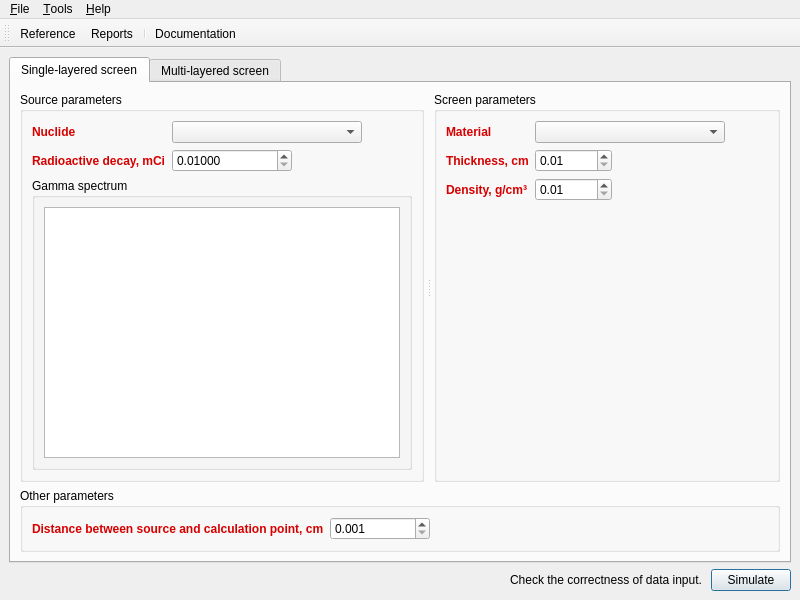
<?xml version="1.0" encoding="UTF-8"?>
<ui version="4.0">
 <class>RadianceMainWindow</class>
 <widget class="QMainWindow" name="RadianceMainWindow">
  <property name="geometry">
   <rect>
    <x>0</x>
    <y>0</y>
    <width>800</width>
    <height>600</height>
   </rect>
  </property>
  <property name="minimumSize">
   <size>
    <width>640</width>
    <height>600</height>
   </size>
  </property>
  <property name="windowTitle">
   <string>Radiance</string>
  </property>
  <property name="windowIcon">
   <iconset resource="../../resources/radiance.qrc">
    <normaloff>:/Radiance/icons/shield.png</normaloff>:/Radiance/icons/shield.png</iconset>
  </property>
  <property name="unifiedTitleAndToolBarOnMac">
   <bool>false</bool>
  </property>
  <widget class="QWidget" name="centralwidget">
   <layout class="QVBoxLayout" name="verticalLayout_5">
    <item>
     <widget class="QTabWidget" name="tabWidget">
      <property name="enabled">
       <bool>true</bool>
      </property>
      <property name="currentIndex">
       <number>0</number>
      </property>
      <widget class="QWidget" name="tab_1">
       <property name="font">
        <font>
         <weight>50</weight>
         <bold>false</bold>
        </font>
       </property>
       <attribute name="icon">
        <iconset resource="../../resources/radiance.qrc">
         <normaloff>:/Radiance/icons/shape_square.png</normaloff>:/Radiance/icons/shape_square.png</iconset>
       </attribute>
       <attribute name="title">
        <string>Single-layered screen</string>
       </attribute>
       <layout class="QVBoxLayout" name="verticalLayout">
        <item>
         <widget class="QSplitter" name="splitter">
          <property name="orientation">
           <enum>Qt::Horizontal</enum>
          </property>
          <property name="handleWidth">
           <number>10</number>
          </property>
          <widget class="QGroupBox" name="groupBox_2">
           <property name="title">
            <string>Source parameters</string>
           </property>
           <layout class="QVBoxLayout" name="verticalLayout_10">
            <item>
             <layout class="QFormLayout" name="formLayout_2">
              <property name="fieldGrowthPolicy">
               <enum>QFormLayout::FieldsStayAtSizeHint</enum>
              </property>
              <item row="0" column="0">
               <widget class="QLabel" name="label_4">
                <property name="styleSheet">
                 <string notr="true">* {
	color: rgb(215, 0, 0);
	font-weight: bold;
}</string>
                </property>
                <property name="text">
                 <string>Nuclide</string>
                </property>
               </widget>
              </item>
              <item row="0" column="1">
               <widget class="QComboBox" name="nuclideComboBoxPage1">
                <property name="maxVisibleItems">
                 <number>25</number>
                </property>
                <property name="minimumContentsLength">
                 <number>20</number>
                </property>
               </widget>
              </item>
              <item row="1" column="0">
               <widget class="QLabel" name="label_5">
                <property name="styleSheet">
                 <string notr="true">* {
	color: rgb(215, 0, 0);
	font-weight: bold;
}</string>
                </property>
                <property name="text">
                 <string>Radioactive decay, mCi</string>
                </property>
               </widget>
              </item>
              <item row="1" column="1">
               <widget class="QDoubleSpinBox" name="radioactiveDecayDoubleSpinBoxPage1">
                <property name="sizePolicy">
                 <sizepolicy hsizetype="Preferred" vsizetype="Fixed">
                  <horstretch>0</horstretch>
                  <verstretch>0</verstretch>
                 </sizepolicy>
                </property>
                <property name="minimumSize">
                 <size>
                  <width>120</width>
                  <height>0</height>
                 </size>
                </property>
                <property name="decimals">
                 <number>5</number>
                </property>
                <property name="minimum">
                 <double>0.010000000000000</double>
                </property>
                <property name="maximum">
                 <double>999999999.999989986419678</double>
                </property>
               </widget>
              </item>
             </layout>
            </item>
            <item>
             <widget class="QGroupBox" name="groupBox_7">
              <property name="title">
               <string>Gamma spectrum</string>
              </property>
              <layout class="QVBoxLayout" name="verticalLayout_4">
               <item>
                <widget class="QTableView" name="gammaSpectrumTableViewPage1">
                 <property name="editTriggers">
                  <set>QAbstractItemView::NoEditTriggers</set>
                 </property>
                 <property name="tabKeyNavigation">
                  <bool>false</bool>
                 </property>
                 <property name="alternatingRowColors">
                  <bool>true</bool>
                 </property>
                 <property name="selectionMode">
                  <enum>QAbstractItemView::NoSelection</enum>
                 </property>
                 <property name="cornerButtonEnabled">
                  <bool>false</bool>
                 </property>
                </widget>
               </item>
              </layout>
             </widget>
            </item>
           </layout>
          </widget>
          <widget class="QGroupBox" name="groupBox">
           <property name="title">
            <string>Screen parameters</string>
           </property>
           <layout class="QVBoxLayout" name="verticalLayout_2">
            <item>
             <layout class="QFormLayout" name="formLayout">
              <property name="fieldGrowthPolicy">
               <enum>QFormLayout::FieldsStayAtSizeHint</enum>
              </property>
              <item row="0" column="0">
               <widget class="QLabel" name="label">
                <property name="styleSheet">
                 <string notr="true">* {
	color: rgb(215, 0, 0);
	font-weight: bold;
}</string>
                </property>
                <property name="text">
                 <string>Material</string>
                </property>
               </widget>
              </item>
              <item row="0" column="1">
               <widget class="QComboBox" name="materialComboBox">
                <property name="maxVisibleItems">
                 <number>10</number>
                </property>
                <property name="minimumContentsLength">
                 <number>20</number>
                </property>
               </widget>
              </item>
              <item row="1" column="0">
               <widget class="QLabel" name="label_2">
                <property name="styleSheet">
                 <string notr="true">* {
	color: rgb(215, 0, 0);
	font-weight: bold;
}</string>
                </property>
                <property name="text">
                 <string>Thickness, cm</string>
                </property>
               </widget>
              </item>
              <item row="1" column="1">
               <widget class="QDoubleSpinBox" name="materialThicknessDoubleSpinBox">
                <property name="sizePolicy">
                 <sizepolicy hsizetype="Preferred" vsizetype="Fixed">
                  <horstretch>0</horstretch>
                  <verstretch>0</verstretch>
                 </sizepolicy>
                </property>
                <property name="minimumSize">
                 <size>
                  <width>75</width>
                  <height>0</height>
                 </size>
                </property>
                <property name="minimum">
                 <double>0.010000000000000</double>
                </property>
                <property name="maximum">
                 <double>99999.990000000005239</double>
                </property>
               </widget>
              </item>
              <item row="2" column="0">
               <widget class="QLabel" name="label_3">
                <property name="styleSheet">
                 <string notr="true">* {
	color: rgb(215, 0, 0);
	font-weight: bold;
}</string>
                </property>
                <property name="text">
                 <string>Density, g/cm³</string>
                </property>
               </widget>
              </item>
              <item row="2" column="1">
               <widget class="QDoubleSpinBox" name="materialDensityDoubleSpinBox">
                <property name="sizePolicy">
                 <sizepolicy hsizetype="Preferred" vsizetype="Fixed">
                  <horstretch>0</horstretch>
                  <verstretch>0</verstretch>
                 </sizepolicy>
                </property>
                <property name="minimumSize">
                 <size>
                  <width>75</width>
                  <height>0</height>
                 </size>
                </property>
                <property name="minimum">
                 <double>0.010000000000000</double>
                </property>
                <property name="maximum">
                 <double>99999.990000000005239</double>
                </property>
               </widget>
              </item>
             </layout>
            </item>
           </layout>
          </widget>
         </widget>
        </item>
        <item>
         <widget class="QGroupBox" name="groupBox_3">
          <property name="sizePolicy">
           <sizepolicy hsizetype="Preferred" vsizetype="Maximum">
            <horstretch>0</horstretch>
            <verstretch>0</verstretch>
           </sizepolicy>
          </property>
          <property name="title">
           <string>Other parameters</string>
          </property>
          <layout class="QVBoxLayout" name="verticalLayout_3">
           <item>
            <layout class="QFormLayout" name="formLayout_3">
             <property name="fieldGrowthPolicy">
              <enum>QFormLayout::AllNonFixedFieldsGrow</enum>
             </property>
             <item row="0" column="0">
              <widget class="QLabel" name="distanceLabel">
               <property name="styleSheet">
                <string notr="true">* {
	color: rgb(215, 0, 0);
	font-weight: bold;
}</string>
               </property>
               <property name="text">
                <string>Distance between source and calculation point, cm</string>
               </property>
               <property name="wordWrap">
                <bool>false</bool>
               </property>
              </widget>
             </item>
             <item row="0" column="1">
              <widget class="QDoubleSpinBox" name="distanceDoubleSpinBoxPage1">
               <property name="sizePolicy">
                <sizepolicy hsizetype="Maximum" vsizetype="Fixed">
                 <horstretch>0</horstretch>
                 <verstretch>0</verstretch>
                </sizepolicy>
               </property>
               <property name="minimumSize">
                <size>
                 <width>100</width>
                 <height>0</height>
                </size>
               </property>
               <property name="decimals">
                <number>3</number>
               </property>
               <property name="minimum">
                <double>0.001000000000000</double>
               </property>
               <property name="maximum">
                <double>999999.998999999952503</double>
               </property>
              </widget>
             </item>
            </layout>
           </item>
          </layout>
         </widget>
        </item>
       </layout>
      </widget>
      <widget class="QWidget" name="tab_2">
       <property name="enabled">
        <bool>true</bool>
       </property>
       <attribute name="icon">
        <iconset resource="../../resources/radiance.qrc">
         <normaloff>:/Radiance/icons/layers.png</normaloff>:/Radiance/icons/layers.png</iconset>
       </attribute>
       <attribute name="title">
        <string>Multi-layered screen</string>
       </attribute>
       <layout class="QVBoxLayout" name="verticalLayout_9">
        <item>
         <widget class="QSplitter" name="splitter_2">
          <property name="orientation">
           <enum>Qt::Horizontal</enum>
          </property>
          <property name="handleWidth">
           <number>10</number>
          </property>
          <widget class="QGroupBox" name="groupBox_4">
           <property name="title">
            <string>Source parameters</string>
           </property>
           <layout class="QVBoxLayout" name="verticalLayout_11">
            <item>
             <layout class="QFormLayout" name="formLayout_4">
              <property name="fieldGrowthPolicy">
               <enum>QFormLayout::FieldsStayAtSizeHint</enum>
              </property>
              <item row="0" column="0">
               <widget class="QLabel" name="label_6">
                <property name="font">
                 <font>
                  <weight>75</weight>
                  <bold>true</bold>
                 </font>
                </property>
                <property name="styleSheet">
                 <string notr="true">* {
	color: rgb(215, 0, 0);
	font-weight: bold;
}</string>
                </property>
                <property name="text">
                 <string>Nuclide</string>
                </property>
               </widget>
              </item>
              <item row="0" column="1">
               <widget class="QComboBox" name="nuclideComboBoxPage2">
                <property name="maxVisibleItems">
                 <number>25</number>
                </property>
                <property name="minimumContentsLength">
                 <number>20</number>
                </property>
               </widget>
              </item>
              <item row="1" column="0">
               <widget class="QLabel" name="label_7">
                <property name="font">
                 <font>
                  <weight>75</weight>
                  <bold>true</bold>
                 </font>
                </property>
                <property name="styleSheet">
                 <string notr="true">* {
	color: rgb(215, 0, 0);
	font-weight: bold;
}</string>
                </property>
                <property name="text">
                 <string>Radioactive decay, mCi</string>
                </property>
               </widget>
              </item>
              <item row="1" column="1">
               <widget class="QDoubleSpinBox" name="radioactiveDecayDoubleSpinBoxPage2">
                <property name="sizePolicy">
                 <sizepolicy hsizetype="Preferred" vsizetype="Fixed">
                  <horstretch>0</horstretch>
                  <verstretch>0</verstretch>
                 </sizepolicy>
                </property>
                <property name="minimumSize">
                 <size>
                  <width>120</width>
                  <height>0</height>
                 </size>
                </property>
                <property name="decimals">
                 <number>5</number>
                </property>
                <property name="minimum">
                 <double>0.010000000000000</double>
                </property>
                <property name="maximum">
                 <double>999999999.999989986419678</double>
                </property>
               </widget>
              </item>
             </layout>
            </item>
            <item>
             <widget class="QGroupBox" name="groupBox_8">
              <property name="title">
               <string>Gamma spectrum</string>
              </property>
              <layout class="QVBoxLayout" name="verticalLayout_6">
               <item>
                <widget class="QTableView" name="gammaSpectrumTableViewPage2">
                 <property name="editTriggers">
                  <set>QAbstractItemView::NoEditTriggers</set>
                 </property>
                 <property name="tabKeyNavigation">
                  <bool>false</bool>
                 </property>
                 <property name="alternatingRowColors">
                  <bool>true</bool>
                 </property>
                 <property name="selectionMode">
                  <enum>QAbstractItemView::NoSelection</enum>
                 </property>
                 <property name="cornerButtonEnabled">
                  <bool>false</bool>
                 </property>
                </widget>
               </item>
              </layout>
             </widget>
            </item>
           </layout>
          </widget>
          <widget class="QGroupBox" name="groupBox_5">
           <property name="title">
            <string>Screen parameters</string>
           </property>
           <layout class="QVBoxLayout" name="verticalLayout_12">
            <item>
             <layout class="QFormLayout" name="formLayout_5">
              <property name="fieldGrowthPolicy">
               <enum>QFormLayout::AllNonFixedFieldsGrow</enum>
              </property>
              <item row="0" column="0">
               <widget class="QLabel" name="label_8">
                <property name="font">
                 <font>
                  <weight>75</weight>
                  <bold>true</bold>
                 </font>
                </property>
                <property name="styleSheet">
                 <string notr="true">* {
	color: rgb(215, 0, 0);
	font-weight: bold;
}</string>
                </property>
                <property name="text">
                 <string>Material</string>
                </property>
               </widget>
              </item>
              <item row="0" column="1">
               <widget class="QComboBox" name="layeredMaterialComboBox">
                <property name="sizePolicy">
                 <sizepolicy hsizetype="Expanding" vsizetype="Fixed">
                  <horstretch>0</horstretch>
                  <verstretch>0</verstretch>
                 </sizepolicy>
                </property>
                <property name="maxVisibleItems">
                 <number>10</number>
                </property>
                <property name="sizeAdjustPolicy">
                 <enum>QComboBox::AdjustToMinimumContentsLength</enum>
                </property>
                <property name="minimumContentsLength">
                 <number>20</number>
                </property>
                <property name="frame">
                 <bool>true</bool>
                </property>
               </widget>
              </item>
              <item row="1" column="0">
               <widget class="QLabel" name="label_9">
                <property name="font">
                 <font>
                  <weight>75</weight>
                  <bold>true</bold>
                 </font>
                </property>
                <property name="styleSheet">
                 <string notr="true">* {
	color: rgb(215, 0, 0);
	font-weight: bold;
}</string>
                </property>
                <property name="text">
                 <string>Total thickness, cm</string>
                </property>
               </widget>
              </item>
              <item row="1" column="1">
               <widget class="QDoubleSpinBox" name="layeredMaterialThicknessDoubleSpinBox">
                <property name="enabled">
                 <bool>false</bool>
                </property>
                <property name="sizePolicy">
                 <sizepolicy hsizetype="Maximum" vsizetype="Fixed">
                  <horstretch>0</horstretch>
                  <verstretch>0</verstretch>
                 </sizepolicy>
                </property>
                <property name="minimumSize">
                 <size>
                  <width>75</width>
                  <height>0</height>
                 </size>
                </property>
                <property name="minimum">
                 <double>0.010000000000000</double>
                </property>
                <property name="maximum">
                 <double>99999.990000000005239</double>
                </property>
               </widget>
              </item>
             </layout>
            </item>
            <item>
             <widget class="QGroupBox" name="groupBox_9">
              <property name="title">
               <string>Layers</string>
              </property>
              <layout class="QVBoxLayout" name="verticalLayout_7">
               <item>
                <widget class="QTableView" name="layeredMaterialLayersTableView">
                 <property name="editTriggers">
                  <set>QAbstractItemView::NoEditTriggers</set>
                 </property>
                 <property name="tabKeyNavigation">
                  <bool>false</bool>
                 </property>
                 <property name="alternatingRowColors">
                  <bool>true</bool>
                 </property>
                 <property name="selectionMode">
                  <enum>QAbstractItemView::NoSelection</enum>
                 </property>
                 <property name="cornerButtonEnabled">
                  <bool>false</bool>
                 </property>
                </widget>
               </item>
              </layout>
             </widget>
            </item>
           </layout>
          </widget>
         </widget>
        </item>
        <item>
         <widget class="QGroupBox" name="groupBox_6">
          <property name="sizePolicy">
           <sizepolicy hsizetype="Preferred" vsizetype="Maximum">
            <horstretch>0</horstretch>
            <verstretch>0</verstretch>
           </sizepolicy>
          </property>
          <property name="title">
           <string>Other parameters</string>
          </property>
          <layout class="QVBoxLayout" name="verticalLayout_8">
           <item>
            <layout class="QFormLayout" name="formLayout_6">
             <item row="0" column="0">
              <widget class="QLabel" name="distanceLabel_2">
               <property name="font">
                <font>
                 <weight>75</weight>
                 <bold>true</bold>
                </font>
               </property>
               <property name="styleSheet">
                <string notr="true">* {
	color: rgb(215, 0, 0);
	font-weight: bold;
}</string>
               </property>
               <property name="text">
                <string>Distance between source and calculation point, cm</string>
               </property>
               <property name="wordWrap">
                <bool>false</bool>
               </property>
              </widget>
             </item>
             <item row="0" column="1">
              <widget class="QDoubleSpinBox" name="distanceDoubleSpinBoxPage2">
               <property name="sizePolicy">
                <sizepolicy hsizetype="Maximum" vsizetype="Fixed">
                 <horstretch>0</horstretch>
                 <verstretch>0</verstretch>
                </sizepolicy>
               </property>
               <property name="minimumSize">
                <size>
                 <width>100</width>
                 <height>0</height>
                </size>
               </property>
               <property name="decimals">
                <number>3</number>
               </property>
               <property name="minimum">
                <double>0.001000000000000</double>
               </property>
               <property name="maximum">
                <double>999999.998999999952503</double>
               </property>
              </widget>
             </item>
            </layout>
           </item>
          </layout>
         </widget>
        </item>
       </layout>
      </widget>
     </widget>
    </item>
    <item>
     <layout class="QHBoxLayout" name="horizontalLayout">
      <item>
       <spacer name="horizontalSpacer">
        <property name="orientation">
         <enum>Qt::Horizontal</enum>
        </property>
        <property name="sizeHint" stdset="0">
         <size>
          <width>40</width>
          <height>20</height>
         </size>
        </property>
       </spacer>
      </item>
      <item>
       <widget class="QLabel" name="correctnessErrorLabel">
        <property name="enabled">
         <bool>true</bool>
        </property>
        <property name="styleSheet">
         <string notr="true">QLabel {
	background: url(:/Radiance/icons/error.png);
	background-position: center left;
	background-repeat: no-repeat;
	padding-left: 20px;
}</string>
        </property>
        <property name="frameShape">
         <enum>QFrame::NoFrame</enum>
        </property>
        <property name="text">
         <string>Check the correctness of data input.</string>
        </property>
       </widget>
      </item>
      <item>
       <widget class="QPushButton" name="simulateButton">
        <property name="text">
         <string>Simulate</string>
        </property>
        <property name="icon">
         <iconset resource="../../resources/radiance.qrc">
          <normaloff>:/Radiance/icons/calculator.png</normaloff>:/Radiance/icons/calculator.png</iconset>
        </property>
        <property name="autoDefault">
         <bool>true</bool>
        </property>
        <property name="default">
         <bool>true</bool>
        </property>
       </widget>
      </item>
     </layout>
    </item>
   </layout>
  </widget>
  <widget class="QMenuBar" name="menubar">
   <property name="geometry">
    <rect>
     <x>0</x>
     <y>0</y>
     <width>800</width>
     <height>21</height>
    </rect>
   </property>
   <widget class="QMenu" name="menuFile">
    <property name="title">
     <string>&amp;File</string>
    </property>
    <addaction name="actionExit"/>
   </widget>
   <widget class="QMenu" name="menuTools">
    <property name="title">
     <string>&amp;Tools</string>
    </property>
    <addaction name="actionReference"/>
    <addaction name="actionReports"/>
    <addaction name="separator"/>
    <addaction name="actionBackup"/>
   </widget>
   <widget class="QMenu" name="menuHelp">
    <property name="title">
     <string>&amp;Help</string>
    </property>
    <addaction name="actionContents"/>
    <addaction name="actionAbout"/>
   </widget>
   <addaction name="menuFile"/>
   <addaction name="menuTools"/>
   <addaction name="menuHelp"/>
  </widget>
  <widget class="QToolBar" name="toolBar">
   <property name="windowTitle">
    <string>toolBar</string>
   </property>
   <property name="movable">
    <bool>true</bool>
   </property>
   <property name="allowedAreas">
    <set>Qt::BottomToolBarArea|Qt::TopToolBarArea</set>
   </property>
   <property name="toolButtonStyle">
    <enum>Qt::ToolButtonTextUnderIcon</enum>
   </property>
   <property name="floatable">
    <bool>false</bool>
   </property>
   <attribute name="toolBarArea">
    <enum>TopToolBarArea</enum>
   </attribute>
   <attribute name="toolBarBreak">
    <bool>false</bool>
   </attribute>
   <addaction name="actionReference"/>
   <addaction name="actionReports"/>
   <addaction name="separator"/>
   <addaction name="actionContents"/>
  </widget>
  <action name="actionReference">
   <property name="icon">
    <iconset resource="../../resources/radiance.qrc">
     <normaloff>:/Radiance/icons/book.png</normaloff>:/Radiance/icons/book.png</iconset>
   </property>
   <property name="text">
    <string>&amp;Reference...</string>
   </property>
   <property name="shortcut">
    <string>Ctrl+R</string>
   </property>
  </action>
  <action name="actionExit">
   <property name="icon">
    <iconset resource="../../resources/radiance.qrc">
     <normaloff>:/Radiance/icons/door_in.png</normaloff>:/Radiance/icons/door_in.png</iconset>
   </property>
   <property name="text">
    <string>E&amp;xit</string>
   </property>
   <property name="toolTip">
    <string>Exit</string>
   </property>
  </action>
  <action name="actionContents">
   <property name="icon">
    <iconset resource="../../resources/radiance.qrc">
     <normaloff>:/Radiance/icons/help.png</normaloff>:/Radiance/icons/help.png</iconset>
   </property>
   <property name="text">
    <string>Documentation...</string>
   </property>
   <property name="toolTip">
    <string>Documentation</string>
   </property>
   <property name="shortcut">
    <string>F1</string>
   </property>
  </action>
  <action name="actionAbout">
   <property name="icon">
    <iconset resource="../../resources/radiance.qrc">
     <normaloff>:/Radiance/icons/information.png</normaloff>:/Radiance/icons/information.png</iconset>
   </property>
   <property name="text">
    <string>About</string>
   </property>
  </action>
  <action name="actionBackup">
   <property name="icon">
    <iconset resource="../../resources/radiance.qrc">
     <normaloff>:/Radiance/icons/database_save.png</normaloff>:/Radiance/icons/database_save.png</iconset>
   </property>
   <property name="text">
    <string>&amp;Backup...</string>
   </property>
   <property name="toolTip">
    <string>Backup</string>
   </property>
   <property name="shortcut">
    <string>Ctrl+B</string>
   </property>
  </action>
  <action name="actionReports">
   <property name="icon">
    <iconset resource="../../resources/radiance.qrc">
     <normaloff>:/Radiance/icons/report.png</normaloff>:/Radiance/icons/report.png</iconset>
   </property>
   <property name="text">
    <string>R&amp;eports...</string>
   </property>
   <property name="shortcut">
    <string>Ctrl+E</string>
   </property>
  </action>
 </widget>
 <tabstops>
  <tabstop>simulateButton</tabstop>
  <tabstop>tabWidget</tabstop>
  <tabstop>nuclideComboBoxPage1</tabstop>
  <tabstop>radioactiveDecayDoubleSpinBoxPage1</tabstop>
  <tabstop>materialComboBox</tabstop>
  <tabstop>materialThicknessDoubleSpinBox</tabstop>
  <tabstop>materialDensityDoubleSpinBox</tabstop>
  <tabstop>distanceDoubleSpinBoxPage1</tabstop>
  <tabstop>nuclideComboBoxPage2</tabstop>
  <tabstop>radioactiveDecayDoubleSpinBoxPage2</tabstop>
  <tabstop>layeredMaterialComboBox</tabstop>
  <tabstop>layeredMaterialThicknessDoubleSpinBox</tabstop>
  <tabstop>distanceDoubleSpinBoxPage2</tabstop>
  <tabstop>gammaSpectrumTableViewPage1</tabstop>
  <tabstop>gammaSpectrumTableViewPage2</tabstop>
  <tabstop>layeredMaterialLayersTableView</tabstop>
 </tabstops>
 <resources>
  <include location="../../resources/radiance.qrc"/>
 </resources>
 <connections>
  <connection>
   <sender>actionExit</sender>
   <signal>activated()</signal>
   <receiver>RadianceMainWindow</receiver>
   <slot>close()</slot>
   <hints>
    <hint type="sourcelabel">
     <x>-1</x>
     <y>-1</y>
    </hint>
    <hint type="destinationlabel">
     <x>299</x>
     <y>299</y>
    </hint>
   </hints>
  </connection>
 </connections>
</ui>
